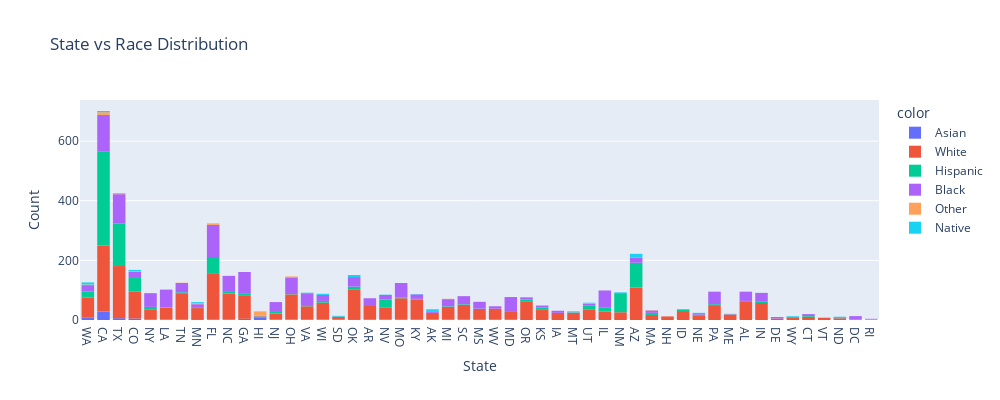

Write notebook code for a chart like this one.
### Code cell
fig = px.histogram(df['state'], color = df['race'], title = 'State vs Race Distribution', height = 400, width = 1000)
fig.update_layout(xaxis_title = 'State', yaxis_title = 'Count')
fig.show()

### Figure 1 — Plotly figure (JSON) as saved in the notebook; plotly's stock layout.template omitted (floating-point values rounded to 4 significant figures; data arrays with more than 128 entries replaced by an {"elided": "..."} marker saying what was removed)
{"data": [{"alignmentgroup": "True", "bingroup": "x", "hovertemplate": "color=Asian<br>value=%{x}<br>count=%{y}<extra></extra>", "legendgroup": "Asian", "marker": {"color": "#636efa"}, "name": "Asian", "offsetgroup": "Asian", "orientation": "v", "showlegend": true, "type": "histogram", "x": ["WA", "CA", "TX", "CA", "CA", "CO", "CA", "CA", "CA", "NY", "LA", "CO", "CA", "CA", "TN", "MN", "FL", "NC", "GA", "CA", "CA", "CA", "HI", "NJ", "WA", "OH", "CA", "OH", "CA", "CA", "VA", "TX", "HI", "WI", "LA", "SD", "CA", "OK", "WA", "CO", "WA", "MN", "AR", "OK", "CA", "CA", "CA", "CO", "TX", "CO", "CA", "CA", "NV", "GA", "HI", "MO", "KY", "AK", "HI", "NV", "MI", "SC", "OK", "HI", "HI", "WA", "TX", "CA", "MS", "HI", "WA", "HI", "CA", "CA", "WV", "CA", "WA", "GA", "CA", "TX", "GA", "CA", "WI", "CA", "MN", "HI", "WA", "WA", "AK", "CA", "TX", "MD", "CA"], "xaxis": "x", "yaxis": "y"}, {"alignmentgroup": "True", "bingroup": "x", "hovertemplate": "color=White<br>value=%{x}<br>count=%{y}<extra></extra>", "legendgroup": "White", "marker": {"color": "#EF553B"}, "name": "White", "offsetgroup": "White", "orientation": "v", "showlegend": true, "type": "histogram", "x": {"elided": "2476 str values"}, "xaxis": "x", "yaxis": "y"}, {"alignmentgroup": "True", "bingroup": "x", "hovertemplate": "color=Hispanic<br>value=%{x}<br>count=%{y}<extra></extra>", "legendgroup": "Hispanic", "marker": {"color": "#00cc96"}, "name": "Hispanic", "offsetgroup": "Hispanic", "orientation": "v", "showlegend": true, "type": "histogram", "x": {"elided": "902 str values"}, "xaxis": "x", "yaxis": "y"}, {"alignmentgroup": "True", "bingroup": "x", "hovertemplate": "color=Black<br>value=%{x}<br>count=%{y}<extra></extra>", "legendgroup": "Black", "marker": {"color": "#ab63fa"}, "name": "Black", "offsetgroup": "Black", "orientation": "v", "showlegend": true, "type": "histogram", "x": {"elided": "1298 str values"}, "xaxis": "x", "yaxis": "y"}, {"alignmentgroup": "True", "bingroup": "x", "hovertemplate": "color=Other<br>value=%{x}<br>count=%{y}<extra></extra>", "legendgroup": "Other", "marker": {"color": "#FFA15A"}, "name": "Other", "offsetgroup": "Other", "orientation": "v", "showlegend": true, "type": "histogram", "x": ["CA", "CA", "TX", "HI", "CA", "TN", "UT", "MN", "OH", "FL", "CA", "CA", "CA", "WA", "CA", "HI", "HI", "TX", "ME", "HI", "FL", "TX", "HI", "MN", "OH", "HI", "CA", "HI", "WA", "MI", "CO", "CA", "HI", "HI", "HI", "HI", "HI", "MA", "FL", "FL", "MN", "HI", "OH", "HI", "HI", "CO", "VA", "FL"], "xaxis": "x", "yaxis": "y"}, {"alignmentgroup": "True", "bingroup": "x", "hovertemplate": "color=Native<br>value=%{x}<br>count=%{y}<extra></extra>", "legendgroup": "Native", "marker": {"color": "#19d3f3"}, "name": "Native", "offsetgroup": "Native", "orientation": "v", "showlegend": true, "type": "histogram", "x": ["AZ", "AZ", "WA", "ND", "CO", "WY", "AK", "AK", "SD", "AK", "WA", "SD", "AK", "AZ", "AK", "AZ", "AZ", "AZ", "AZ", "AZ", "NM", "VT", "TX", "WA", "WA", "MN", "ND", "OK", "CA", "ND", "AK", "CO", "OK", "CA", "MT", "KS", "NV", "WI", "ND", "WI", "WA", "MT", "WI", "MT", "CO", "OK", "WA", "WI", "UT", "AK", "KY", "OK", "AK", "MT", "UT", "ID", "AZ", "CO", "MN", "AZ", "OK", "MN", "NM", "SD", "CA", "OK", "AK", "NE", "CA", "MN", "AZ", "OK", "WA", "WY", "AZ", "VA", "ND", "AZ"], "xaxis": "x", "yaxis": "y"}], "layout": {"barmode": "relative", "height": 400, "legend": {"title": {"text": "color"}, "tracegroupgap": 0}, "title": {"text": "State vs Race Distribution"}, "width": 1000, "xaxis": {"anchor": "y", "domain": [0, 1], "title": {"text": "State"}}, "yaxis": {"anchor": "x", "domain": [0, 1], "title": {"text": "Count"}}}}
